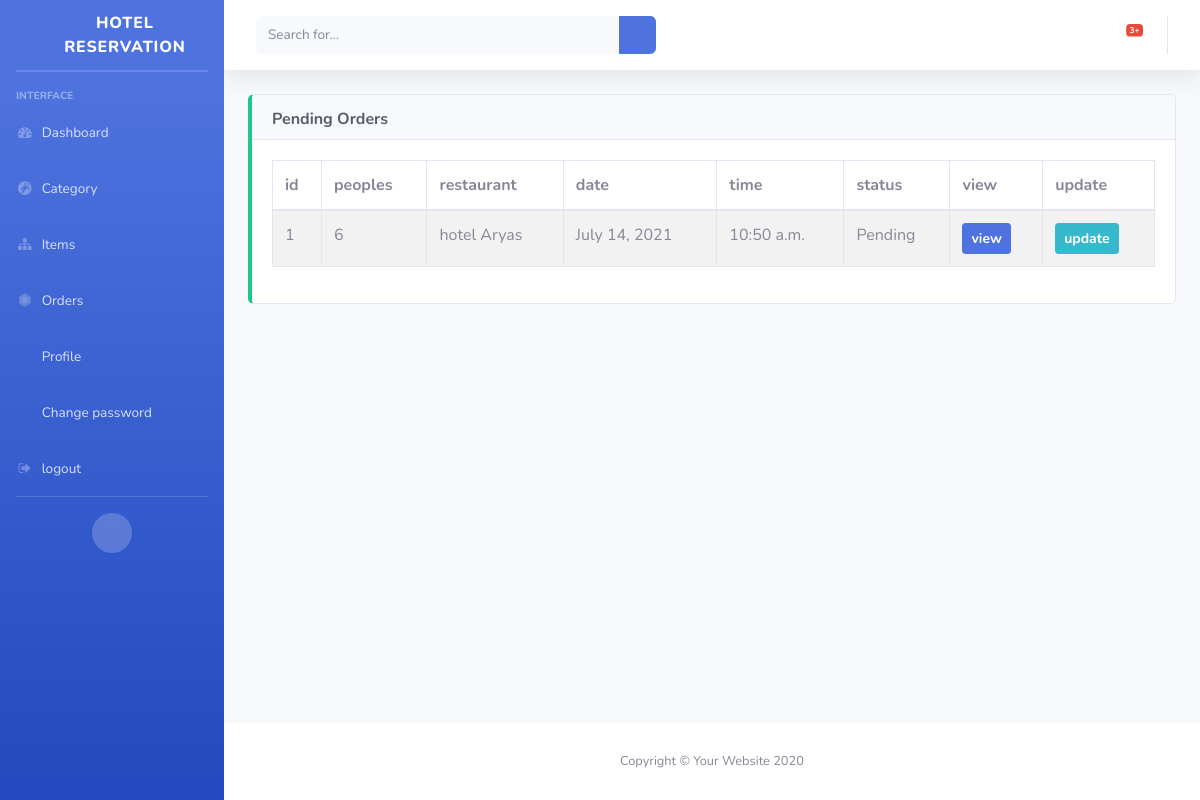
/orders/pending/ (signed in), run on the app's committed database.
### customer/models.py (models this page shows, shortened)
class Booking(models.Model):
    ORDER_STATUS = (('Pending', 'Pending'), ('Confirmed', 'Confirmed'),
                    ('Completed', 'Completed'), ('Cancelled', 'Cancelled'))
    id = models.UUIDField(primary_key=True, default=uuid.uuid4, editable=False)
    restaurant = models.ForeignKey(Restaurant, on_delete=models.DO_NOTHING)
    user = models.ForeignKey(User, on_delete=models.DO_NOTHING)
    order_status = models.CharField(
        max_length=10, choices=ORDER_STATUS, default='Pending')
    guest = models.IntegerField(validators=[MinValueValidator(1), ])
    date = models.DateField()
    time = models.TimeField()
    paymentmethod = models.CharField(max_length=100, null=True, blank=True)
    created_at = models.DateTimeField(auto_now=True, blank=True, null=True)
    def get_absolute_url(self):
        return reverse("order-detail", kwargs={"pk": self.pk})
    def update_url(self):
        return reverse('order-update', kwargs={'pk': self.pk})

### restaurant/models.py (models this page shows, shortened)
class Restaurant(models.Model):
    phone_regex = RegexValidator(
        regex=r'^\+?1?\d{10,10}$', message="Phone must be in the format: '+999999999'.Please enter 10 digits mobile number.")
    name = models.CharField(max_length=100, verbose_name="Restaurant name")
    description = models.TextField()
    address = models.TextField()
    phone = models.CharField(validators=[phone_regex], max_length=10)
    categorys = models.ManyToManyField(RestCategory)
    location = models.ForeignKey(
        Location, on_delete=models.SET_NULL, blank=True, null=True)
    status = models.BooleanField(default=False)
    opentime = models.TimeField()
    closstime = models.TimeField()
    seatingCapacity = models.IntegerField(blank=True, null=True)
    user = models.OneToOneField(
        User, on_delete=models.CASCADE, blank=True, null=True)
    slug = models.SlugField(unique=True, blank=True, null=True)
    logo = models.ImageField(upload_to='rest/', blank=True, null=True)

### core/decorators.py (the view)
    def wrapper(request, *args, **kwargs):
        if request.user is not None:
            print(request.user)
            if request.user.is_staff or request.user.is_staff:
                return view_func(request, *args, **kwargs)
            else:
                return redirect(reverse('logout-view'))
        else:
            return redirect(reverse('login-view'))

### customer/views.py (called while the page is built, shortened)
@auth_user
def PendingOrders(request):
    if not request.user.is_superuser and request.user.is_staff:
        data = Booking.objects.filter(
            restaurant__user=request.user, order_status='Pending')
        context = {
            "data": data,
            "heading": "pending Orders"
        }
        return render(request, "booking/list.html", context)

### customer/templates/booking/list.html (shortened to what this page needs)
{% extends 'base.html' %} {% comment %}##########{% endcomment %}
{% block cardtitle %}{{heading}} {% endblock cardtitle %}
{% block content %}
<div class="table-responsive">
  <table class="table table-bordered table-striped table-hover" id="dataTable">
    <thead>
      <tr>
        <th>id</th>
        <th>peoples</th>
        <th>restaurant</th>
        <th>date</th>
        <th>time</th>
        <th>status</th>
        <th>view</th>
        <th>update</th>
      </tr>
    </thead>
    <tbody>
      {% for i in data %}
      <tr>
        <td>{{forloop.counter}}</td>
        <td>{{i.guest}}</td>
        <td>{{i.restaurant.name}}</td>
        <td>{{i.date}}</td>
        <td>{{i.time}}</td>
        <td>{{i.order_status}}</td>
         <td>
                                <a href="{{i.get_absolute_url}}"
                                    class="btn btn-sm btn-primary font-weight-bold">view</a>
                            </td>
        <td>
          <a href="{{i.update_url}}" class="btn btn-sm btn-info font-weight-bold">update</a>
        </td>
      </tr>
      {% endfor %}
    </tbody>
  </table>
</div>
{% endblock content %}

### data on the page
Booking: guest "6", restaurant.name "hotel Aryas", date "July 14, 2021", time "10:50 a.m.", order_status "Pending"

### other printed values
{{ heading }} "Pending Orders"
